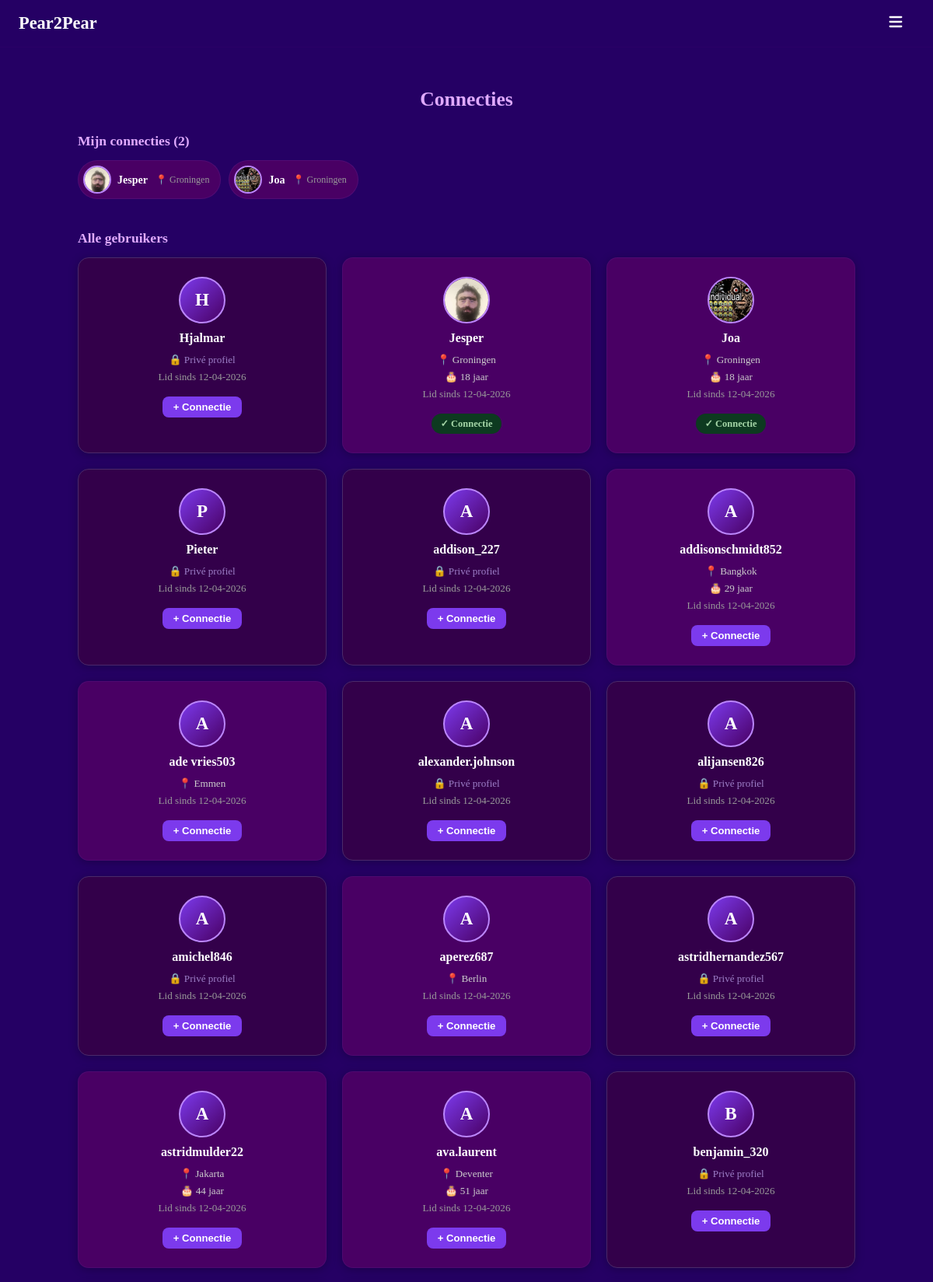
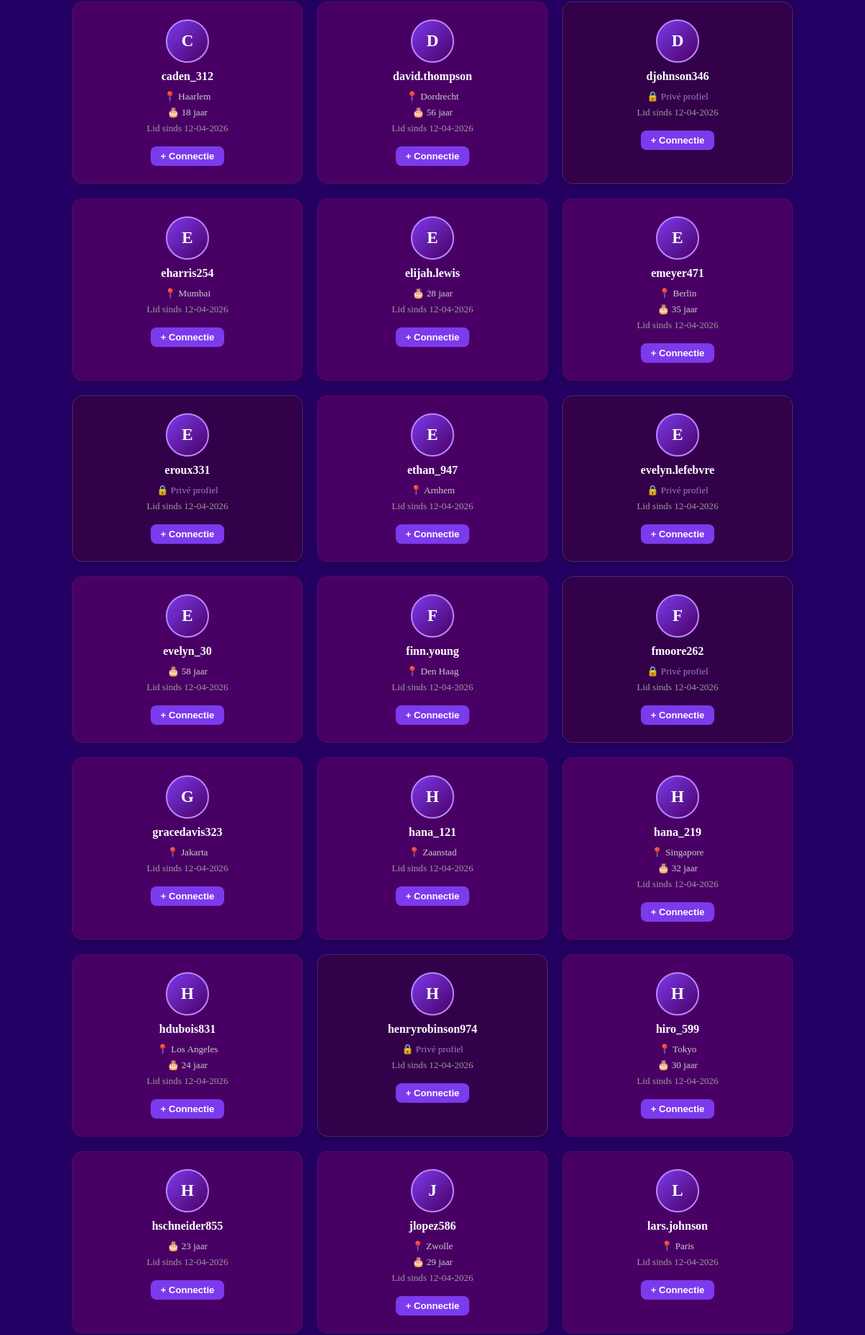
/connecties (signed in, upper part), run on the app's committed database (2 pictures, top to bottom).
### models.py (models this page shows, shortened)
class User(UserMixin, db.Model):
    __tablename__ = "users"
    id            = db.Column(db.Integer, primary_key=True)
    username      = db.Column(db.String(30),  unique=True, nullable=False, index=True)
    email         = db.Column(db.String(120), unique=True, nullable=False, index=True)
    password_hash = db.Column(db.String(256), nullable=False)
    created_at    = db.Column(db.DateTime, default=datetime.utcnow, nullable=False)
    last_login    = db.Column(db.DateTime, default=datetime.utcnow, nullable=False)
    age            = db.Column(db.Integer,     nullable=True)
    avatar         = db.Column(db.String(200),   nullable=True)
    location       = db.Column(db.String(100), nullable=True)
    is_public      = db.Column(db.Boolean, default=True,  nullable=False)
    friends_public = db.Column(db.Boolean, default=False, nullable=False)
    sent_requests     = db.relationship("Friendship", foreign_keys=[Friendship.from_id], backref="from_user", lazy="dynamic")
    received_requests = db.relationship("Friendship", foreign_keys=[Friendship.to_id],   backref="to_user",   lazy="dynamic")
    notifications     = db.relationship("Notification", foreign_keys=[Notification.user_id], backref="owner", lazy="dynamic", order_by=Notification.created_at.desc())
    def friendship_status_with(self, other_id: int):
        sent = Friendship.query.filter_by(from_id=self.id, to_id=other_id).first()
        if sent:
            return "friends" if sent.status == "accepted" else "pending_sent"
        received = Friendship.query.filter_by(from_id=other_id, to_id=self.id).first()
        if received:
            return "friends" if received.status == "accepted" else "pending_received"
        return None
    def friends(self):
        accepted_sent     = Friendship.query.filter_by(from_id=self.id, status="accepted").all()
        accepted_received = Friendship.query.filter_by(to_id=self.id,   status="accepted").all()
        friend_ids = [f.to_id for f in accepted_sent] + [f.from_id for f in accepted_received]
        return User.query.filter(User.id.in_(friend_ids)).all()
    def pending_received(self):
        reqs = Friendship.query.filter_by(to_id=self.id, status="pending").all()
        return User.query.filter(User.id.in_([r.from_id for r in reqs])).all()
    def unread_message_count(self):
        return Message.query.filter_by(receiver_id=self.id, read=False).count()
    def unread_notification_count(self):
        return Notification.query.filter_by(user_id=self.id, read=False).count()
    def total_inbox_count(self):
        return self.unread_message_count() + self.unread_notification_count()

### main.py (the view)
    @app.route("/connecties")
    @login_required
    def connecties():
        all_users = User.query.order_by(User.username).all()
        friends   = current_user.friends()
        pending   = current_user.pending_received()
        return render_template("connecties.html", users=all_users, friends=friends, pending=pending)

### templates/connecties.html (shortened to what this page needs)
{% extends "base.html" %}
{% from "macros.html" import avatar %}
{% block content %}
<div class="profiles-page">
    <h2 class="profiles-title">Connecties</h2>
    {% if friends %}
    <div class="connections-section">
        <h3 class="section-title">Mijn connecties ({{ friends|length }})</h3>
        <div class="friends-strip">
            {% for user in friends %}
            <a href="/profile/{{ user.id }}" class="friend-pill">
                {{ avatar(user, size=32) }}
                <span class="friend-pill__name">{{ user.username }}</span>
                {% if user.location and user.is_public %}
                    <span class="friend-pill__meta">📍 {{ user.location }}</span>
                {% endif %}
            </a>
            {% endfor %}
        </div>
    </div>
    {% endif %}
    <div class="connections-section">
        <h3 class="section-title">Alle gebruikers</h3>
        <div class="profiles-grid">
            {% for user in users %}
                {% if user.id != current_user.id %}
                {% set status = current_user.friendship_status_with(user.id) %}
                <div class="profile-card {% if not user.is_public %}profile-card--private{% endif %}"
                     onclick="window.location='/profile/{{ user.id }}'">
                    {{ avatar(user, size=56, cls="profile-card__avatar-img") }}
                    <h3 class="profile-card__name">{{ user.username }}</h3>
                    {% if user.is_public %}
                        {% if user.location %}<p class="profile-card__detail">📍 {{ user.location }}</p>{% endif %}
                        {% if user.age %}<p class="profile-card__detail">🎂 {{ user.age }} jaar</p>{% endif %}
                        <p class="profile-card__detail profile-card__since">Lid sinds {{ user.created_at.strftime('%d-%m-%Y') }}</p>
                    {% else %}
                        <p class="profile-card__detail profile-card__private-label">🔒 Privé profiel</p>
                        <p class="profile-card__detail profile-card__since">Lid sinds {{ user.created_at.strftime('%d-%m-%Y') }}</p>
                    {% endif %}
                    <div class="profile-card__actions">
                        {% if status == 'friends' %}
                            <span class="friend-badge friend-badge--yes">✓ Connectie</span>
                        {% elif status == 'pending_sent' %}
                            <span class="friend-badge friend-badge--pending">⏳ Verzonden</span>
                        {% else %}
                            <form method="POST" action="/friend/add/{{ user.id }}" onclick="event.stopPropagation()">
                                <button type="submit" class="btn btn--small">+ Connectie</button>
                            </form>
                        {% endif %}
                    </div>
                </div>
                {% endif %}
            {% endfor %}
        </div>
    </div>
</div>
{% endblock %}

### templates/macros.html
{% macro avatar(user, size=48, cls="") %}
{% if user.avatar %}
<img src="/static/avatars/{{ user.avatar }}"
     alt="{{ user.username }}"
     class="avatar-img {{ cls }}"
     style="width:{{ size }}px;height:{{ size }}px;border-radius:50%;object-fit:cover;border:2px solid #bb86fc;">
{% else %}
<div class="avatar-placeholder {{ cls }}"
     style="width:{{ size }}px;height:{{ size }}px;font-size:{{ (size * 0.42)|int }}px;">
  {{ user.username[0].upper() }}
</div>
{% endif %}
{% endmacro %}

### static/style.css (style rules this page uses)
html, body { height: 100%; margin: 0; background-color: #250064; }
h1, h2, h3, p, small, label { color: white; }
a { color: #bb86fc; }
.btn { background-color: #7c3aed; color: white; border: none; padding: 10px 24px; border-radius: 8px; cursor: pointer; font-size: 0.95rem; font-weight: 600; transition: background-color 0.2s; text-decoration: none; display: inline-block; }
.btn--small { padding: 6px 14px; font-size: 0.82rem; }
.profiles-page { width: 90%; max-width: 1000px; padding: 32px 0 48px; }
.profiles-title { text-align: center; font-size: 1.6rem; margin-bottom: 28px; color: #e0aaff; }
.profiles-grid { display: grid; grid-template-columns: repeat(3, 1fr); gap: 20px; }
.profile-card { background-color: #490064; border-radius: 14px; padding: 24px 18px; display: flex; flex-direction: column; align-items: center; text-align: center; box-shadow: 0 2px 12px rgba(0,0,0,0.25); transition: transform 0.18s, box-shadow 0.18s; border: 1px solid #6b2fa033; text-decoration: none; cursor: pointer; }
.profile-card--private { border-color: #4a2a6a; background-color: #33004a; }
.profile-card__name { margin: 0 0 8px; font-size: 1rem; font-weight: 700; color: white; }
.profile-card__detail { margin: 3px 0; font-size: 0.82rem; color: #ccc; }
.profile-card__since { color: #999; }
.profile-card__private-label { color: #9d7fc7; }
.profile-card__actions { margin-top: 14px; }
.friend-badge { display: inline-block; padding: 5px 12px; border-radius: 999px; font-size: 0.78rem; font-weight: 600; }
.friend-badge--yes { background: #0d3a20; color: #a5d6a7; }
.section-title { margin: 0 0 14px; color: #e0aaff; font-size: 1.1rem; }
.connections-section { margin-bottom: 32px; }
.friends-strip { display: flex; gap: 10px; overflow-x: auto; padding-bottom: 8px; scrollbar-width: thin; scrollbar-color: #6b2fa0 transparent; }
.friend-pill { display: flex; align-items: center; gap: 8px; background: #490064; border: 1px solid #6b2fa044; border-radius: 999px; padding: 6px 14px 6px 6px; text-decoration: none; white-space: nowrap; transition: background 0.15s, border-color 0.15s; flex-shrink: 0; }
.friend-pill__name { color: white; font-size: 0.88rem; font-weight: 600; }
.friend-pill__meta { color: #999; font-size: 0.75rem; margin-left: 2px; }
.avatar-placeholder { border-radius: 50%; background: linear-gradient(135deg, #7c3aed, #490064); display: flex; align-items: center; justify-content: center; font-weight: 700; color: white; border: 2px solid #bb86fc; flex-shrink: 0; }
.avatar-img { flex-shrink: 0; }
.profile-card__avatar-img { margin-bottom: 10px; }

### data on the page
User: avatar (picture), username "Jesper", location "Groningen", age "18", created_at "12-04-2026", shows "✓ Connectie"
User: avatar (picture), username "Joa", location "Groningen", age "18", created_at "12-04-2026", shows "✓ Connectie"
User: {{ size }} 56 (drawn), username "H", username "Hjalmar", created_at "12-04-2026"
User: {{ size }} 56 (drawn), username "P", username "Pieter", created_at "12-04-2026"
User: {{ size }} 56 (drawn), username "A", username "addison_227", created_at "12-04-2026"
User: {{ size }} 56 (drawn), username "A", username "addisonschmidt852", location "Bangkok", age "29", created_at "12-04-2026"
User: {{ size }} 56 (drawn), username "A", username "ade vries503", location "Emmen", created_at "12-04-2026"
User: {{ size }} 56 (drawn), username "A", username "alexander.johnson", created_at "12-04-2026"
User: {{ size }} 56 (drawn), username "A", username "alijansen826", created_at "12-04-2026"
User: {{ size }} 56 (drawn), username "A", username "amichel846", created_at "12-04-2026"
User: {{ size }} 56 (drawn), username "A", username "aperez687", location "Berlin", created_at "12-04-2026"
User: {{ size }} 56 (drawn), username "A", username "astridhernandez567", created_at "12-04-2026"
User: {{ size }} 56 (drawn), username "A", username "astridmulder22", location "Jakarta", age "44", created_at "12-04-2026"
User: {{ size }} 56 (drawn), username "A", username "ava.laurent", location "Deventer", age "51", created_at "12-04-2026"
User: {{ size }} 56 (drawn), username "B", username "benjamin_320", created_at "12-04-2026"
User: {{ size }} 56 (drawn), username "C", username "caden_312", location "Haarlem", age "18", created_at "12-04-2026"
User: username "D", username "david.thompson", location "Dordrecht", age "56", created_at "12-04-2026"
User: {{ size }} 56 (drawn), username "D", username "djohnson346", created_at "12-04-2026"
User: {{ size }} 56 (drawn), username "E", username "eharris254", location "Mumbai", created_at "12-04-2026"
User: {{ size }} 56 (drawn), username "E", username "elijah.lewis", age "28", created_at "12-04-2026"
User: {{ size }} 56 (drawn), username "E", username "emeyer471", location "Berlin", age "35", created_at "12-04-2026"
User: {{ size }} 56 (drawn), username "E", username "eroux331", created_at "12-04-2026"
User: {{ size }} 56 (drawn), username "E", username "ethan_947", location "Arnhem", created_at "12-04-2026"
User: {{ size }} 56 (drawn), username "E", username "evelyn.lefebvre", created_at "12-04-2026"
User: {{ size }} 56 (drawn), username "E", username "evelyn_30", age "58", created_at "12-04-2026"
User: {{ size }} 56 (drawn), username "F", username "finn.young", location "Den Haag", created_at "12-04-2026"
User: {{ size }} 56 (drawn), username "F", username "fmoore262", created_at "12-04-2026"
User: {{ size }} 56 (drawn), username "G", username "gracedavis323", location "Jakarta", created_at "12-04-2026"
User: {{ size }} 56 (drawn), username "H", username "hana_121", location "Zaanstad", created_at "12-04-2026"
User: {{ size }} 56 (drawn), username "H", username "hana_219", location "Singapore", age "32", created_at "12-04-2026"
User: {{ size }} 56 (drawn), username "H", username "hdubois831", location "Los Angeles", age "24", created_at "12-04-2026"
User: {{ size }} 56 (drawn), username "H", username "henryrobinson974", created_at "12-04-2026"
User: {{ size }} 56 (drawn), username "H", username "hiro_599", location "Tokyo", age "30", created_at "12-04-2026"
User: {{ size }} 56 (drawn), username "H", username "hschneider855", age "23", created_at "12-04-2026"
User: {{ size }} 56 (drawn), username "J", username "jlopez586", location "Zwolle", age "29", created_at "12-04-2026"
User: {{ size }} 56 (drawn), username "L", username "lars.johnson", location "Paris", created_at "12-04-2026"

### other printed values
{{ friends|length }} "2"
